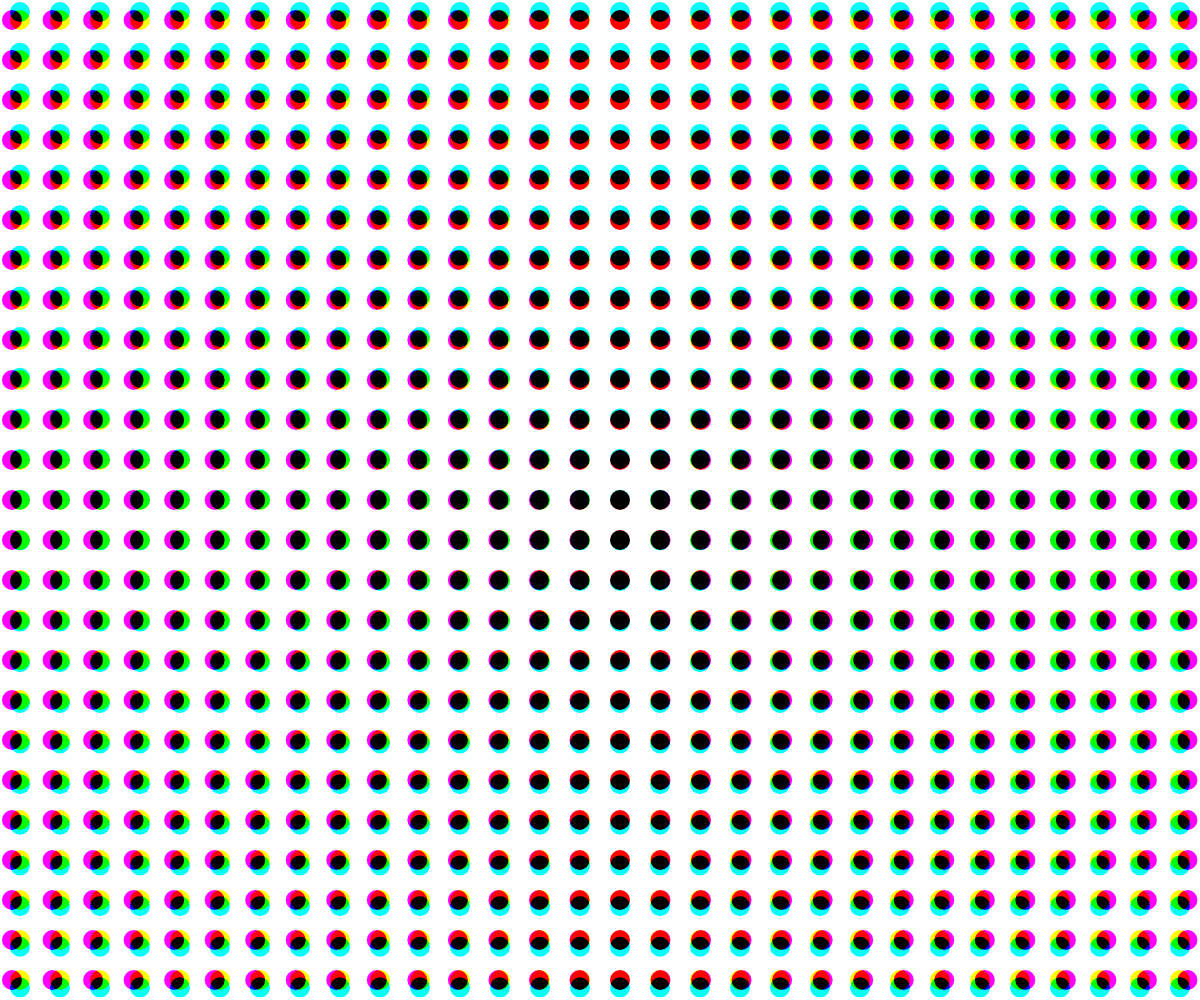
Frame 1 (no input)
Frame 60 (no input): identical to frame 1, image omitted
Frame 120 (the mouse pressed at the canvas centre since frame 60): identical to frame 1, image omitted

The p5.js sketch that drew this single still picture (run headless with seeded random() and noise() and a simulated clock; from frame 60 on, the mouse is pressed at the canvas centre):

// p5.js sketch
// ── sketch.js

const d = 20;
const disp = 8;

function setup() {
  createCanvas(windowWidth, windowHeight);
}

function draw() {
  blendMode(BLEND);
  background(255);
  blendMode(MULTIPLY);
  noStroke();

  let numh = width/(2*d);
  let numv = height/(2*d);

  for(let n=0; n<3; n++) {
    for(let j=0; j<numv; j++) {
      for(let i=0; i<numh; i++) {
        let dx, dy;
        if(n==0) {
          fill(255, 255, 0);  //'#ffff00'
          dx = 0;
          dy = 0;
        } else if (n==1) {
          fill(255, 0, 255);  //'#ff00ff'
          dx = map(i, 0, numh, -disp, disp); //i*0.4;
          dy = 0;
        } else {
          fill(0, 255, 255);  //'#00fffd'
          dx = 0;
          dy = map(j, 0, numv, -disp, disp); //j*0.4;
        }
        ellipse(i*2*d+d + dx, j*2*d+d + dy, d);
      }
    }
  }

}
